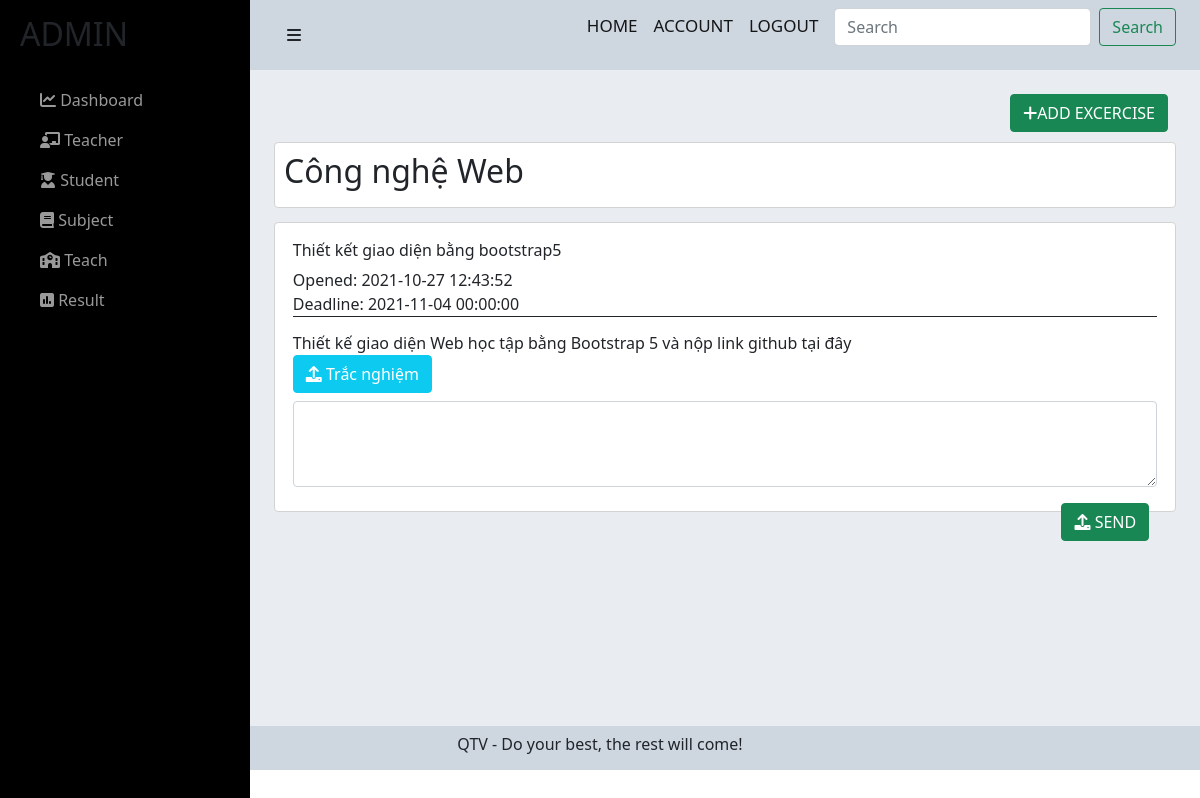
The page /admin/view-exercise-admin.php?idBTVN=1&&idMH=1 (signed in) on the database as committed earlier.
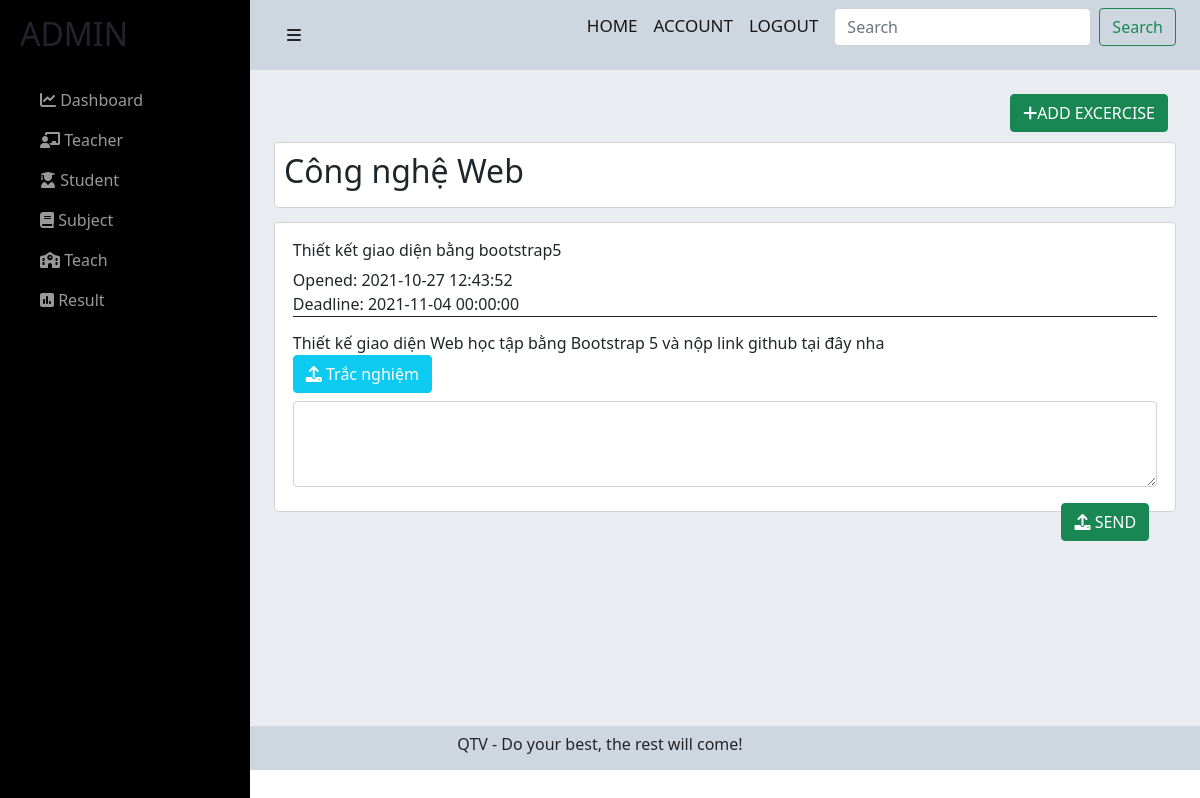
The same page on the database as committed later.
### tables this page shows
CREATE TABLE `btvn` (
  `idBTVN` int(11) NOT NULL,
  `nameBTVN` varchar(255) NOT NULL,
  `formatBTVN` varchar(255) NOT NULL,
  `openedBTVN` datetime NOT NULL DEFAULT current_timestamp(),
  `deadlineBTVN` datetime NOT NULL,
  `note` varchar(255) NOT NULL,
  `idMH` int(11) NOT NULL
);

### admin/view-exercise-admin.php (the view, shortened to what this page needs)
<?php include('../config/config.php');
?>
<link href="https://cdn.jsdelivr.net/npm/bootstrap@5.0.2/dist/css/bootstrap.min.css" rel="stylesheet">
<link rel="stylesheet" href="https://cdnjs.cloudflare.com/ajax/libs/font-awesome/6.0.0-beta2/css/all.min.css" />
<link rel="stylesheet" href="../css/view-exercise-admin.css">
<?php
if (isset($_GET['idBTVN'], $_GET['idMH'])) {
    $idMH = $_GET['idMH'];
    $sql1 = "SELECT * FROM monhoc where idMH = $idMH";
    $res1 = mysqli_query($conn, $sql1);
    $row1 = mysqli_fetch_assoc($res1);
    $nameMH = $row1['nameMH'];
}
?>
<div id="wrapper">
    <div id="sidebar-wrapper">
        <ul class="sidebar-nav">
            <li class="sidebar-brand">
                <h2>ADMIN</h2>
            </li>
            <li>
                <a href="index.php"><i class="fas fa-chart-line"></i> Dashboard</a>
            </li>
            <li>
                <a href="teacher.php"><i class="fas fa-chalkboard-teacher"></i> Teacher</a>
            </li>
            <li>
                <a href="student.php"><i class="fas fa-user-graduate"></i> Student</a>
            </li>
            <li>
                <a href="subject.php"><i class="fas fa-book"></i> Subject</a>
            </li>
            <li>
                <a href=".teach.php"><i class="fas fa-school"></i> Teach</a>
            </li>
            <li>
                <a href="result.php"><i class="fas fa-poll"></i> Result</a>
            </li>
        </ul>
    </div>
    <div id="page-content-wrapper">
        <div class="container-fluid">
            <div class="row">
                <div class="col-lg-12">
                    <nav class="navbar navbar-light">
                        <div class="container-fluid">
                            <a href="#menu-toggle" class="btn btn-default" id="menu-toggle"><i class="fas fa-bars"></i></a>
                            <form class="d-flex">
                                <a href="" class="navbar-brand">HOME</a>
                                <a href="" class="navbar-brand">ACCOUNT</a>
                                <a href="../login/logout.php" class="navbar-brand">LOGOUT</a>
                                <input class="form-control me-2" type="search" placeholder="Search" aria-label="Search">
                                <button class="btn btn-outline-success" type="submit">Search</button>
                            </form>
                        </div>
                    </nav>
                    <div class="main-content">
                        <div class="container">
                            <br>
                            <a href="./add-exercise-admin.php?idMH=<?php echo $idMH; ?>"><button type="button" class="btn btn-success text-white me-2"><i class="fas fa-plus"></i>ADD EXCERCISE</button></a>
                            <br><br>
                            <div class="tittle-mh">
                                <h2><?php echo $nameMH ?></h2>
                            </div>
                            <?php
                            $sql3 = "SELECT * FROM btvn WHERE idMH = '$idMH'";
                            $res3 = mysqli_query($conn, $sql3);
                            $row3 = mysqli_fetch_assoc($res3)
                            ?>
                            <div class="title-btvn">
                                <div class="name-btvn row">
                                    <div class="content-btvn col">
                                        <h6><?php echo $row3['nameBTVN'] ?></h6>
                                        <p><span style="font-weight: 500;">Opened: </span><?php echo $row3['openedBTVN'] ?></p>
                                        <p style="border-bottom: 1px solid;"><span style="font-weight: 500;">Deadline: </span><?php echo $row3['deadlineBTVN'] ?></p>
                                        <p class="note"><?php echo $row3['note'] ?></p>
                                       <div class="form-tn">
                                       <a href="./question.php"><button type="button" class="btn btn-info text-white me-2"><i class="fas fa-upload"></i> Trắc nghiệm</button></a>
                                       </div>
                                        <div class="mb-3">
                                            <textarea class="form-control" id="exampleFormControlTextarea1" rows="3"></textarea>
                                        </div>
                                        <a href=""><button type="button" class="btn btn-success text-white me-2"><i class="fas fa-upload"></i> SEND</button></a>
                                    </div>
                                </div>
                            </div>
                        </div>
                    </div>
                </div>
            </div>
        </div>
    </div>
</div>
<div class="">
    <footer>
        <p class="ftr text-center">
            QTV - Do your best, the rest will come!
        </p>
    </footer>
</div>

Rows that differ between the two databases and show on the page:
changed btvn "Thiết kết giao diện bằng bootstrap5": note "Thiết kế giao diện Web học tập bằng Bootstrap 5 và nộp link github tại đây" → "Thiết kế giao diện Web học tập bằng Bootstrap 5 và nộp link github tại đây nha"
